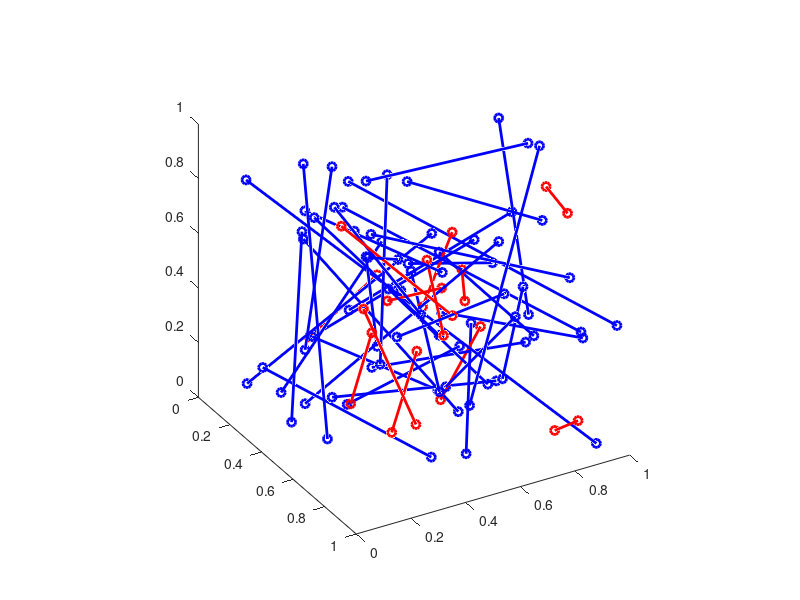

The MATLAB source for this figure:
clear;clf;hold on
n = 50

for i = 1:n
  x1 = rand(1);
  y1 = rand(1);
  z1 = rand(1);
  x2 = rand(1);
  y2 = rand(1);
  z2 = rand(1);
  if sqrt((x1-x2)^2+(y1-y2)^2+(z1-z2)^2) <= 0.5
    plot3([x1,x2],[y1,y2], [z1,z2], 'ro-', 'linewidth', 2)
  else
    plot3([x1,x2],[y1,y2], [z1,z2], 'bo-', 'linewidth', 2)
  endif
end
axis square
view(60,30)

